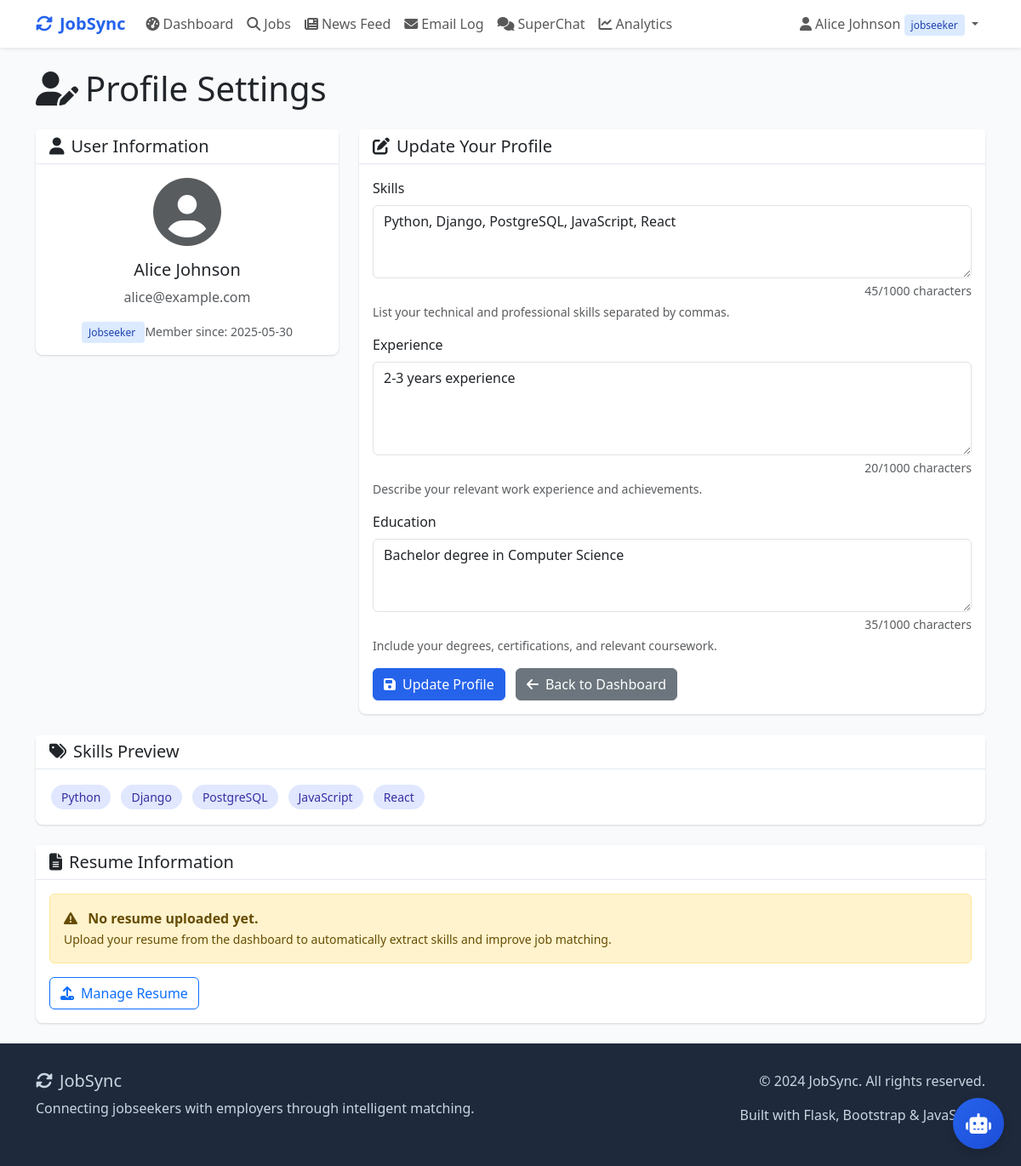
The app's page /profile (signed in) with its own data.
### tables this page shows
CREATE TABLE users (
            id INTEGER PRIMARY KEY AUTOINCREMENT,
            username TEXT NOT NULL,
            email TEXT UNIQUE NOT NULL,
            password TEXT NOT NULL,
            user_type TEXT NOT NULL,
            company_name TEXT,
            created_at TIMESTAMP DEFAULT CURRENT_TIMESTAMP
        );

CREATE TABLE user_profiles (
            id INTEGER PRIMARY KEY AUTOINCREMENT,
            user_id INTEGER,
            skills TEXT,
            experience TEXT,
            education TEXT,
            resume_filename TEXT,
            FOREIGN KEY (user_id) REFERENCES users (id)
        );

### app.py (the view, shortened to what this page needs)
@app.route('/profile', methods=['GET', 'POST'])
def profile():
    if 'user_id' not in session:
        return redirect(url_for('login'))
    conn = get_db_connection()
    user = conn.execute('SELECT * FROM users WHERE id = ?', (session['user_id'],)).fetchone()
    profile = conn.execute('SELECT * FROM user_profiles WHERE user_id = ?', (session['user_id'],)).fetchone()
    conn.close()
    return render_template('profile.html', user=user, profile=profile)

### app.py (called while the page is built)
def get_db_connection():
    conn = sqlite3.connect('jobportal.db', timeout=30)
    conn.row_factory = sqlite3.Row
    conn.execute('PRAGMA journal_mode=WAL;')
    conn.execute('PRAGMA synchronous=NORMAL;')
    conn.execute('PRAGMA cache_size=10000;')
    conn.execute('PRAGMA temp_store=memory;')
    return conn

### templates/profile.html (shortened to what this page needs)
{% extends "base.html" %}
{% block content %}
<div class="row">
    <div class="col-12">
        <h1 class="mb-4">
            <i class="fas fa-user-edit me-2"></i>Profile Settings
        </h1>
    </div>
</div>
<div class="row">
    <div class="col-lg-4 mb-4">
        <div class="card">
            <div class="card-header">
                <h5 class="mb-0">
                    <i class="fas fa-user me-2"></i>User Information
                </h5>
            </div>
            <div class="card-body text-center">
                <div class="mb-3">
                    <i class="fas fa-user-circle fa-5x text-muted"></i>
                </div>
                <h5>{{ user.username }}</h5>
                <p class="text-muted">{{ user.email }}</p>
                <span class="user-type-badge user-type-{{ user.user_type }}">
                    {{ user.user_type.title() }}
                </span>
                <small class="text-muted">
                    Member since: {{ user.created_at.split(' ')[0] if user.created_at else 'Recently' }}
                </small>
            </div>
        </div>
    </div>
    <div class="col-lg-8">
        {% if session.user_type == 'jobseeker' %}
        <div class="card">
            <div class="card-header">
                <h5 class="mb-0">
                    <i class="fas fa-edit me-2"></i>Update Your Profile
                </h5>
            </div>
            <div class="card-body">
                <form method="POST">
                    <div class="mb-3">
                        <label for="skills" class="form-label">Skills</label>
                        <textarea class="form-control" id="skills" name="skills" rows="3"
                                  placeholder="Enter your skills separated by commas (e.g., Python, JavaScript, React)">{{ profile.skills if profile else '' }}</textarea>
                        <div class="form-text">List your technical and professional skills separated by commas.</div>
                    </div>
                    <div class="mb-3">
                        <label for="experience" class="form-label">Experience</label>
                        <textarea class="form-control" id="experience" name="experience" rows="4"
                                  placeholder="Describe your work experience">{{ profile.experience if profile else '' }}</textarea>
                        <div class="form-text">Describe your relevant work experience and achievements.</div>
                    </div>
                    <div class="mb-3">
                        <label for="education" class="form-label">Education</label>
                        <textarea class="form-control" id="education" name="education" rows="3"
                                  placeholder="Describe your educational background">{{ profile.education if profile else '' }}</textarea>
                        <div class="form-text">Include your degrees, certifications, and relevant coursework.</div>
                    </div>
                    <button type="submit" class="btn btn-primary">
                        <i class="fas fa-save me-2"></i>Update Profile
                    </button>
                    <a href="{{ url_for('jobseeker_dashboard') }}" class="btn btn-secondary ms-2">
                        <i class="fas fa-arrow-left me-2"></i>Back to Dashboard
                    </a>
                </form>
            </div>
        </div>
        {% endif %}
    </div>
</div>
{% if session.user_type == 'jobseeker' and profile %}
<div class="row mt-4">
    <div class="col-12">
        <div class="card">
            <div class="card-header">
                <h5 class="mb-0">
                    <i class="fas fa-tags me-2"></i>Skills Preview
                </h5>
            </div>
            <div class="card-body">
                {% if profile.skills %}
                <div class="d-flex flex-wrap gap-2">
                    {% for skill in profile.skills.split(',') %}
                        <span class="skill-tag">{{ skill.strip() }}</span>
                    {% endfor %}
                </div>
                {% else %}
                <p class="text-muted">No skills added yet. Update your profile to add skills.</p>
                {% endif %}
            </div>
        </div>
    </div>
</div>
<div class="row mt-4">
    <div class="col-12">
        <div class="card">
            <div class="card-header">
                <h5 class="mb-0">
                    <i class="fas fa-file-alt me-2"></i>Resume Information
                </h5>
            </div>
            <div class="card-body">
                {% if profile.resume_filename %}
                <div class="alert alert-success">
                    <i class="fas fa-check-circle me-2"></i>
                    <strong>Resume uploaded:</strong> {{ profile.resume_filename }}
                    <br>
                    <small class="text-muted">
                        Your resume has been processed and skills have been extracted automatically.
                    </small>
                </div>
                {% else %}
                <div class="alert alert-warning">
                    <i class="fas fa-exclamation-triangle me-2"></i>
                    <strong>No resume uploaded yet.</strong>
                    <br>
                    <small>
                        Upload your resume from the dashboard to automatically extract skills and improve job matching.
                    </small>
                </div>
                {% endif %}
                <a href="{{ url_for('jobseeker_dashboard') }}" class="btn btn-outline-primary">
                    <i class="fas fa-upload me-2"></i>Manage Resume
                </a>
            </div>
        </div>
    </div>
</div>
{% endif %}
{% endblock %}

### templates/base.html (shortened to what this page needs)
<!DOCTYPE html>
<html lang="en">
<head>
    <link href="https://cdn.jsdelivr.net/npm/bootstrap@5.3.0/dist/css/bootstrap.min.css" rel="stylesheet">
    <link rel="stylesheet" href="https://cdnjs.cloudflare.com/ajax/libs/font-awesome/6.4.0/css/all.min.css">
</head>
<body>
    <nav class="navbar navbar-expand-lg navbar-light bg-white shadow-sm">
        <div class="container">
            <a class="navbar-brand" href="{{ url_for('home') }}">
                <i class="fas fa-sync-alt me-2"></i>JobSync
            </a>
            <div class="collapse navbar-collapse" id="navbarNav">
                <ul class="navbar-nav me-auto">
                    {% if session.user_id %}
                        <li class="nav-item">
                            <a class="nav-link" href="{{ url_for('dashboard') }}">
                                <i class="fas fa-tachometer-alt me-1"></i>Dashboard
                            </a>
                        </li>
                        <li class="nav-item">
                            <a class="nav-link" href="{{ url_for('jobs') }}">
                                <i class="fas fa-search me-1"></i>Jobs
                            </a>
                        </li>
                        <li class="nav-item">
                            <a class="nav-link" href="{{ url_for('newsfeed') }}">
                                <i class="fas fa-newspaper me-1"></i>News Feed
                            </a>
                        </li>
                        <li class="nav-item">
                            <a class="nav-link" href="{{ url_for('email_log') }}">
                                <i class="fas fa-envelope me-1"></i>Email Log
                            </a>
                        </li>
                        <li class="nav-item">
                            <a class="nav-link" href="{{ url_for('chat') }}">
                                <i class="fas fa-comments me-1"></i>SuperChat
                            </a>
                        </li>
                        <li class="nav-item">
                            <a class="nav-link" href="{{ url_for('evaluation_metrics') }}">
                                <i class="fas fa-chart-line me-1"></i>Analytics
                            </a>
                        </li>
                    {% endif %}
                </ul>
                <ul class="navbar-nav">
                    {% if session.user_id %}
                        <li class="nav-item dropdown">
                            <a class="nav-link dropdown-toggle" href="#" id="navbarDropdown" role="button" data-bs-toggle="dropdown">
                                <i class="fas fa-user me-1"></i>{{ session.username }}
                                <span class="user-type-badge user-type-{{ session.user_type }}">{{ session.user_type }}</span>
                            </a>
                        </li>
                    {% endif %}
                </ul>
            </div>
        </div>
    </nav>
    <main class="container my-4">
        {% block content %}{% endblock %}
    </main>
    <footer class="footer mt-auto">
        <div class="container">
            <div class="row">
                <div class="col-md-6">
                    <h5><i class="fas fa-sync-alt me-2"></i>JobSync</h5>
                    <p>Connecting jobseekers with employers through intelligent matching.</p>
                </div>
                <div class="col-md-6 text-md-end">
                    <p>&copy; 2024 JobSync. All rights reserved.</p>
                    <p>Built with Flask, Bootstrap & JavaScript</p>
                </div>
            </div>
        </div>
    </footer>
    <button class="chatbot-toggle" id="chatbotToggle" title="AI Assistant">
        <i class="fas fa-robot"></i>
    </button>
</body>
</html>

### templates/base.html (style rules this page uses)
:root { --primary-color: #2563eb; --secondary-color: #64748b; --success-color: #10b981; --danger-color: #ef4444; --warning-color: #f59e0b; }
body { background-color: #f8fafc; font-family: 'Segoe UI', Tahoma, Geneva, Verdana, sans-serif; }
.navbar-brand { font-weight: bold; color: var(--primary-color) !important; }
.btn-primary { background-color: var(--primary-color); border-color: var(--primary-color); }
.card { border: none; box-shadow: 0 1px 3px 0 rgba(0, 0, 0, 0.1), 0 1px 2px 0 rgba(0, 0, 0, 0.06); border-radius: 0.5rem; }
.card-header { background-color: #fff; border-bottom: 1px solid #e2e8f0; font-weight: 600; }
.skill-tag { background-color: #e0e7ff; color: #3730a3; padding: 0.25rem 0.75rem; border-radius: 1rem; font-size: 0.875rem; margin: 0.125rem; display: inline-block; }
.user-type-badge { font-size: 0.75rem; padding: 0.25rem 0.5rem; border-radius: 0.25rem; }
.user-type-jobseeker { background-color: #dbeafe; color: #1e40af; }
.footer { background-color: #1e293b; color: #cbd5e1; padding: 2rem 0; margin-top: 3rem; }
.chatbot-toggle { position: fixed; bottom: 20px; right: 20px; width: 60px; height: 60px; background: linear-gradient(135deg, var(--primary-color), #1d4ed8); border: none; border-radius: 50%; color: white; font-size: 24px; cursor: pointer; box-shadow: 0 4px 12px rgba(0, 0, 0, 0.15); transition: all 0.3s ease; z-index: 1000; }

### records on screen
users: username "Alice Johnson", user_type "jobseeker", email "alice@example.com", user_type "Jobseeker", created_at "2025-05-30"
user_profiles: skills "Python, Django, PostgreSQL, JavaScript, React", experience "2-3 years experience", education "Bachelor degree in Computer Science"

### other values on screen
{{ skill.strip() }} "Python" "Django" "PostgreSQL" "JavaScript" "React"
